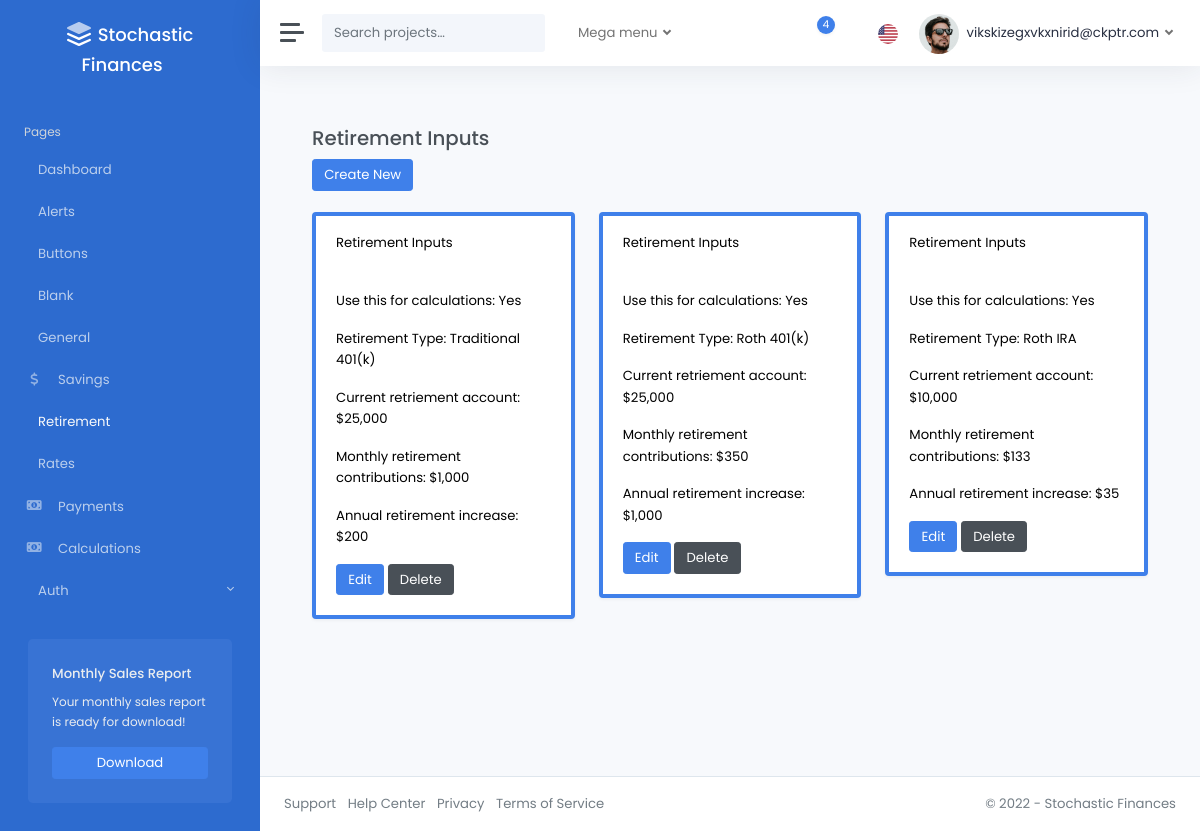
Page /retirement/ (signed in) on the earlier database version.
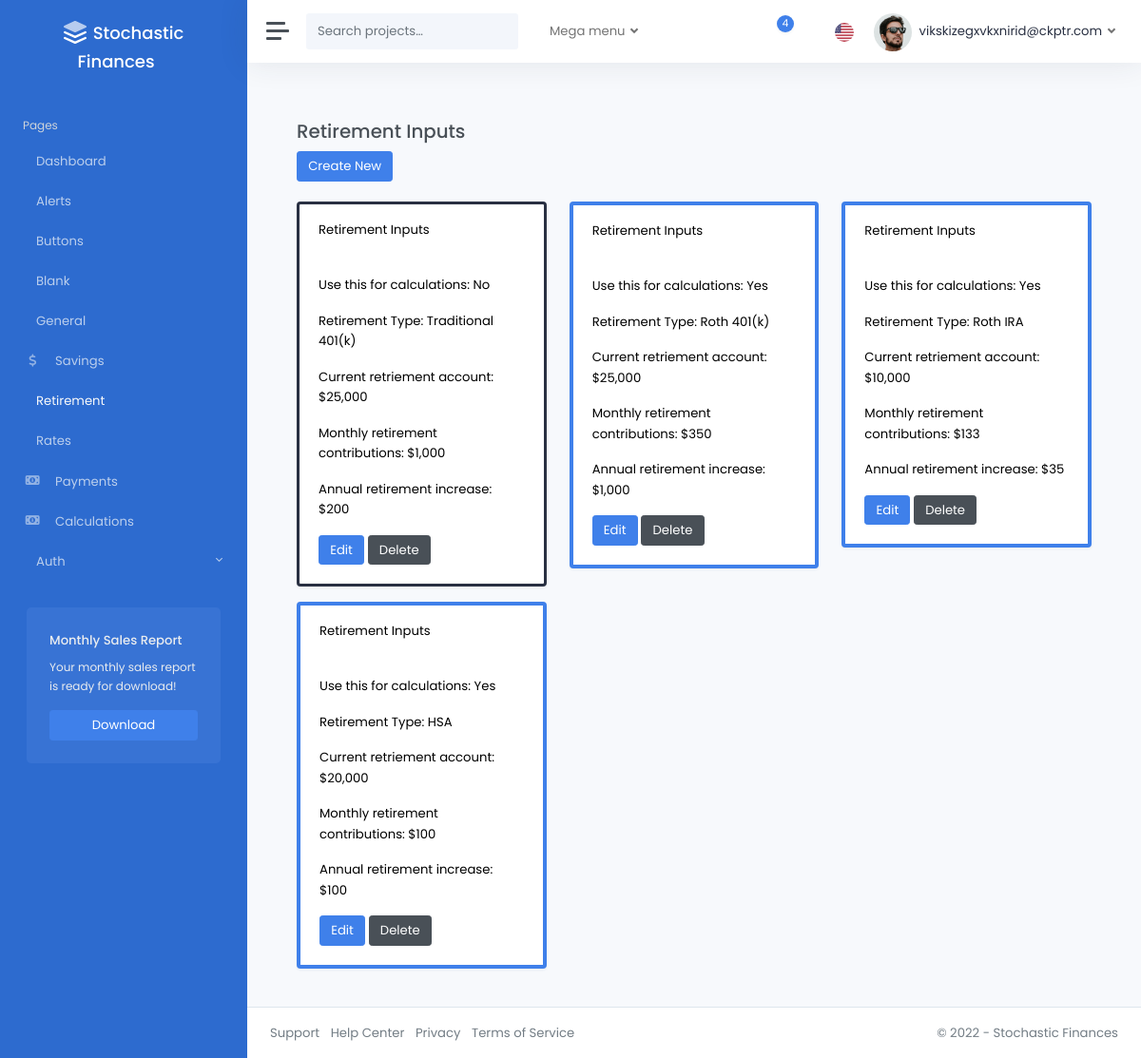
Same page on the later database version.
### accounts/models.py (models this page shows, shortened)
class CustomUser(AbstractUser):
    pass

### pages/models.py (models this page shows)
class RetirementInputsModel(models.Model):
    RETIREMENT_TYPE_CHOICES = [
        ("traditional_401k", "Traditional 401(k)"),
        ("roth_401k", "Roth 401(k)"),
        ("traditional_ira", "Traditional IRA"),
        ("roth_ira", "Roth IRA"),
        ("hsa", "HSA"),
    ]
    is_active = models.BooleanField(default=False)
    retirement_type = models.CharField(
        max_length=20,
        choices=RETIREMENT_TYPE_CHOICES,
        default="traditional_401k",
    )
    base_retirement = models.FloatField(
        validators=[validate_base_retirement, decimal_validator]
    )
    base_retirement_per_mo = models.FloatField(
        validators=[validate_base_retirement_per_mo, decimal_validator]
    )
    base_retirement_per_yr_increase = models.FloatField(
        validators=[validate_base_retirement_per_yr_increase, decimal_validator]
    )
    created_by = models.ForeignKey(
        CustomUser,
        related_name="retirement_inputs",
        on_delete=models.CASCADE,
        null=True,
        blank=True,
    )
    modified_at = models.DateTimeField(auto_now=True)
    class Meta:
        verbose_name_plural = "Retirement_Inputs"

### pages/views.py (the view)
@login_required
def retirement_inputs_dashboard(request):
    retirement_inputs_models = RetirementInputsModel.objects.filter(
        created_by=request.user
    )
    return render(
        request,
        "pages/retirement_inputs.html",
        {"retirement_inputs": retirement_inputs_models},
    )

### templates/pages/retirement_inputs.html (shortened to what this page needs)
{% extends 'layouts/_base.html' %}
{% load static %}
{% block content %}
<div class="container">
    <br />
    <h3>Retirement Inputs</h3>
    <div>
        <a href="{% url 'retirement_inputs_create'%}" class="btn btn-primary">Create New</a>
    </div>
    <br />
    <div class="row">
        {% for item in retirement_inputs %}
            <div class="col-md-4">
                <div class="card shadow {% if item.is_active %}border-primary{% else %}border-dark{% endif %} mb-3 text-black" style="border-width: {% if item.is_active %}4px{% else %}3px{% endif %};">
                    <div class="card-header">Retirement Inputs</div>
                    <div class="card-body">
                    <p class="card-text">Use this for calculations: {{ item.is_active|yesno|title }}</p>
                    <p class="card-text">Retirement Type: {{ item.get_retirement_type_display }}</p>
                    <p class="card-text">Current retriement account: ${{ item.base_retirement|floatformat:"0g" }}</p>
                    <p class="card-text">Monthly retirement contributions: ${{ item.base_retirement_per_mo|floatformat:"0g" }}</p>
                    <p class="card-text">Annual retirement increase: ${{ item.base_retirement_per_yr_increase|floatformat:"0g" }}</p>
                    <a href="{% url 'retirement_inputs_edit' item.id %}" class="btn btn-primary">Edit</a>
                    <a href="{% url 'retirement_inputs_delete' item.id %}" class="btn btn-secondary">Delete</a>
                    </div>
                </div>
            </div>
        {% endfor %}
    </div>
</div>
{% endblock %}

### templates/layouts/_base.html (shortened to what this page needs)
{% load static %}
<!DOCTYPE html>
<html lang="en">
<head>
  {% include 'layouts/includes/meta.html' %}
</head>
<body data-theme="colored" data-layout="fluid" data-sidebar-position="left" data-sidebar-behavior="sticky">
  <div class="wrapper">
    {% include 'layouts/includes/sidebar.html' %}
    <div class="main">
      {% include 'layouts/includes/navbar.html' %}
      <main class="content">
        <div class="container-fluid p-0">
          {% block content %}
          {% endblock content %}
        </div>
      </main>
      {% include 'layouts/includes/footer.html' %}
    </div>
  </div>
</body>
</html>

### templates/layouts/includes/meta.html (shortened to what this page needs)
{% load static %}
{% block css %}
<link rel="stylesheet" href="{% static 'css/light.css' %}">
{% endblock %}

### templates/layouts/includes/sidebar.html (shortened to what this page needs)
<nav id="sidebar" class="sidebar">
  <div class="sidebar-content js-simplebar">
    <a class="sidebar-brand" href="{% url 'home' %}">
      <span class="align-middle me-3">Stochastic Finances</span>
    </a>
    <ul class="sidebar-nav">
      <li class="sidebar-header">
        Pages
      </li>
      <li class="sidebar-item{% if request.path == "/" %} active{% endif %}">
        <a class="sidebar-link" href="{% url 'home' %}">
           <span class="align-middle">Dashboard</span>
        </a>
      </li>
      <li class="sidebar-item{% if request.path == "/alerts/" %} active{% endif %}">
        <a class="sidebar-link" href="{% url 'alerts' %}">
           <span class="align-middle">Alerts</span>
        </a>
      </li>
      <li class="sidebar-item{% if request.path == "/buttons/" %} active{% endif %}">
        <a class="sidebar-link" href="{% url 'buttons' %}">
           <span class="align-middle">Buttons</span>
        </a>
      </li>
      <li class="sidebar-item{% if request.path == "/blank/" %} active{% endif %}">
        <a class="sidebar-link" href="{% url 'blank' %}">
           <span class="align-middle">Blank</span>
        </a>
      </li>
      <li class="sidebar-item{% if request.path == "/general/" %} active{% endif %}">
        <a class="sidebar-link" href="{% url 'general_inputs_dashboard' %}">
           <span class="align-middle">General</span>
        </a>
      </li>
      <li class="sidebar-item{% if request.path == "/savings/" %} active{% endif %}">
        <a class="sidebar-link" href="{% url 'savings_inputs_dashboard' %}">
          <i class="align-middle fas fa-fw fa-dollar-sign"></i> <span class="align-middle">Savings</span>
        </a>
      </li>
      <li class="sidebar-item{% if request.path == "/retirement/" %} active{% endif %}">
        <a class="sidebar-link" href="{% url 'retirement_inputs_dashboard' %}">
           <span class="align-middle">Retirement</span>
        </a>
      </li>
      <li class="sidebar-item{% if request.path == "/rates/" %} active{% endif %}">
        <a class="sidebar-link" href="{% url 'rates_inputs_dashboard' %}">
           <span class="align-middle">Rates</span>
        </a>
      </li>
      <li class="sidebar-item{% if request.path == "/payments/" %} active{% endif %}">
        <a class="sidebar-link" href="{% url 'payments_inputs_dashboard' %}">
          <i class="align-middle fas fa-fw fa-money-bill-alt"></i> <span class="align-middle">Payments</span>
        </a>
      </li>
      <li class="sidebar-item{% if request.path == "/calculations/" %} active{% endif %}">
        <a class="sidebar-link" href="{% url 'calculations' %}">
          <i class="align-middle fas fa-fw fa-money-bill-alt"></i> <span class="align-middle">Calculations</span>
        </a>
      </li>
      <li class="sidebar-item">
        <a data-bs-target="#auth" data-bs-toggle="collapse" class="sidebar-link collapsed">
           <span class="align-middle">Auth</span>
        </a>
      </li>
    </ul>
    <div class="sidebar-cta">
      <div class="sidebar-cta-content">
        <strong class="d-inline-block mb-2">Monthly Sales Report</strong>
        <div class="mb-3 text-sm">
          Your monthly sales report is ready for download!
        </div>
        <div class="d-grid">
          <a href="https://themes.getbootstrap.com/product/appstack-responsive-admin-template/" class="btn btn-primary" target="_blank">Download</a>
        </div>
      </div>
    </div>
  </div>
</nav>

### templates/layouts/includes/navbar.html (shortened to what this page needs)
{% load static %}
<nav class="navbar navbar-expand navbar-light navbar-bg">
  <a class="sidebar-toggle">
    <i class="hamburger align-self-center"></i>
  </a>
  <form class="d-none d-sm-inline-block">
    <div class="input-group input-group-navbar">
      <input type="text" class="form-control" placeholder="Search projects…" aria-label="Search">
      <button class="btn" type="button">
      </button>
    </div>
  </form>
  <ul class="navbar-nav">
    <li class="nav-item px-2 dropdown">
      <a class="nav-link dropdown-toggle" href="#" id="servicesDropdown" role="button" data-bs-toggle="dropdown" aria-haspopup="true" aria-expanded="false">
        Mega menu
      </a>
    </li>
  </ul>
  <div class="navbar-collapse collapse">
    <ul class="navbar-nav navbar-align">
      <li class="nav-item dropdown">
        <a class="nav-icon dropdown-toggle" href="#" id="messagesDropdown" data-bs-toggle="dropdown">
          <div class="position-relative">
            <span class="indicator">4</span>
          </div>
        </a>
      </li>
      <li class="nav-item dropdown">
        <a class="nav-icon dropdown-toggle" href="#" id="alertsDropdown" data-bs-toggle="dropdown">
        </a>
      </li>
      <li class="nav-item dropdown">
        <a class="nav-flag dropdown-toggle" href="#" id="languageDropdown" data-bs-toggle="dropdown">
          <img src="{% static 'img/flags/us.png' %}" alt="English" />
        </a>
      </li>
      {% if user.is_authenticated %}
        <li class="nav-item dropdown">
          <a class="nav-link dropdown-toggle d-none d-sm-inline-block" href="#" data-bs-toggle="dropdown">
            <img src="{% static 'img/avatars/avatar.jpg' %}" class="avatar img-fluid rounded-circle me-1" alt="{{ user.email }}" /> <span class="text-dark">{{ user.email }}</span>
          </a>
        </li>
      {% else %}
        <li class="nav-item">
          <a class="nav-link" href="{% url 'account_login' %}">Sign In <i class="ml-2" data-feather="log-in"></i></a>
        </li>
      {% endif %}
    </ul>
  </div>
</nav>

### templates/layouts/includes/footer.html
<footer class="footer">
  <div class="container-fluid">
    <div class="row text-muted">
      <div class="col-6 text-start">
        <ul class="list-inline">
          <li class="list-inline-item">
            <a class="text-muted" href="#">Support</a>
          </li>
          <li class="list-inline-item">
            <a class="text-muted" href="#">Help Center</a>
          </li>
          <li class="list-inline-item">
            <a class="text-muted" href="#">Privacy</a>
          </li>
          <li class="list-inline-item">
            <a class="text-muted" href="#">Terms of Service</a>
          </li>
        </ul>
      </div>
      <div class="col-6 text-end">
        <p class="mb-0">
          &copy; 2022 - <a href="index.html" class="text-muted">Stochastic Finances</a>
        </p>
      </div>
    </div>
  </div>
</footer>

### templates/layouts/includes/scripts.html (shortened to what this page needs)
{% load static %}

Differences in the rows shown:
changed RetirementInputsModel "Traditional 401(k)": is_active "Yes" → "No"
added RetirementInputsModel: is_active "Yes", retirement_type "HSA", base_retirement "20,000", base_retirement_per_mo "100", base_retirement_per_yr_increase "100"
